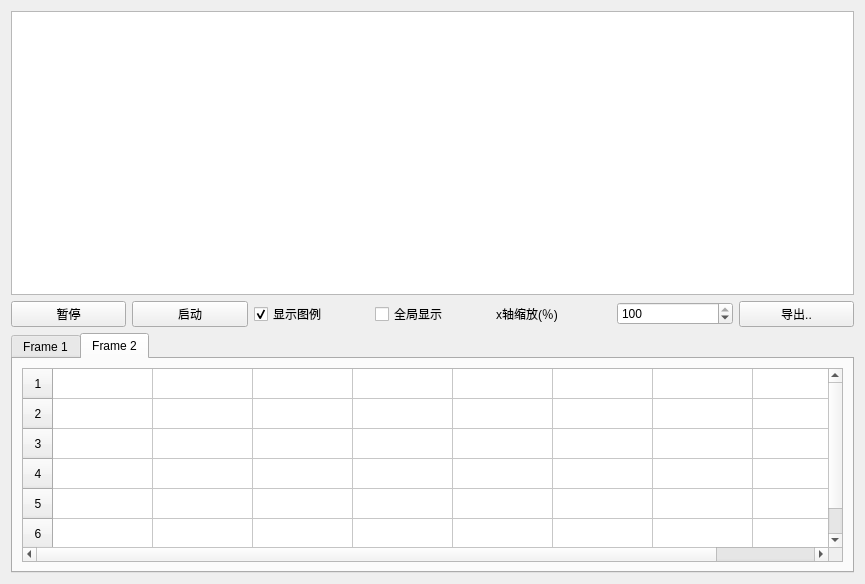
<?xml version="1.0" encoding="UTF-8"?>
<ui version="4.0">
 <class>WaveformViewer</class>
 <widget class="QWidget" name="WaveformViewer">
  <property name="geometry">
   <rect>
    <x>0</x>
    <y>0</y>
    <width>865</width>
    <height>584</height>
   </rect>
  </property>
  <property name="windowTitle">
   <string>Form</string>
  </property>
  <layout class="QGridLayout" name="gridLayout" rowstretch="4,0,0">
   <item row="2" column="0">
    <widget class="QTabWidget" name="tabWidget">
     <property name="currentIndex">
      <number>1</number>
     </property>
     <widget class="QWidget" name="tab">
      <attribute name="title">
       <string>Frame 1</string>
      </attribute>
      <layout class="QGridLayout" name="gridLayout_2">
       <item row="0" column="0">
        <widget class="QTableWidget" name="tableWidget">
         <property name="layoutDirection">
          <enum>Qt::LeftToRight</enum>
         </property>
         <property name="styleSheet">
          <string notr="true">QHeaderView::section:vertical{width:30px}</string>
         </property>
         <property name="gridStyle">
          <enum>Qt::SolidLine</enum>
         </property>
         <property name="sortingEnabled">
          <bool>false</bool>
         </property>
         <attribute name="horizontalHeaderVisible">
          <bool>false</bool>
         </attribute>
         <attribute name="horizontalHeaderCascadingSectionResizes">
          <bool>false</bool>
         </attribute>
         <attribute name="horizontalHeaderShowSortIndicator" stdset="0">
          <bool>false</bool>
         </attribute>
         <attribute name="horizontalHeaderStretchLastSection">
          <bool>true</bool>
         </attribute>
         <row>
          <property name="text">
           <string>1</string>
          </property>
          <property name="textAlignment">
           <set>AlignCenter</set>
          </property>
         </row>
         <row>
          <property name="text">
           <string>2</string>
          </property>
          <property name="textAlignment">
           <set>AlignCenter</set>
          </property>
         </row>
         <row>
          <property name="text">
           <string>3</string>
          </property>
          <property name="textAlignment">
           <set>AlignCenter</set>
          </property>
         </row>
         <row>
          <property name="text">
           <string>4</string>
          </property>
          <property name="textAlignment">
           <set>AlignCenter</set>
          </property>
         </row>
         <row>
          <property name="text">
           <string>5</string>
          </property>
          <property name="textAlignment">
           <set>AlignCenter</set>
          </property>
         </row>
         <row>
          <property name="text">
           <string>6</string>
          </property>
          <property name="textAlignment">
           <set>AlignCenter</set>
          </property>
         </row>
         <column>
          <property name="text">
           <string>名称</string>
          </property>
         </column>
         <column>
          <property name="text">
           <string>颜色</string>
          </property>
         </column>
         <column>
          <property name="text">
           <string>当前数值</string>
          </property>
         </column>
         <column>
          <property name="text">
           <string>最小值</string>
          </property>
         </column>
         <column>
          <property name="text">
           <string>最大值</string>
          </property>
         </column>
         <column>
          <property name="text">
           <string>滑动平均值</string>
          </property>
         </column>
         <column>
          <property name="text">
           <string>y轴偏移</string>
          </property>
         </column>
         <column>
          <property name="text">
           <string>y轴缩放</string>
          </property>
         </column>
         <item row="0" column="0">
          <property name="text">
           <string/>
          </property>
         </item>
        </widget>
       </item>
      </layout>
     </widget>
     <widget class="QWidget" name="tab_2">
      <attribute name="title">
       <string>Frame 2</string>
      </attribute>
      <layout class="QGridLayout" name="gridLayout_3">
       <item row="0" column="0">
        <widget class="QTableWidget" name="tableWidget_2">
         <property name="layoutDirection">
          <enum>Qt::LeftToRight</enum>
         </property>
         <property name="styleSheet">
          <string notr="true">QHeaderView::section:vertical{width:30px}</string>
         </property>
         <property name="gridStyle">
          <enum>Qt::SolidLine</enum>
         </property>
         <property name="sortingEnabled">
          <bool>false</bool>
         </property>
         <attribute name="horizontalHeaderVisible">
          <bool>false</bool>
         </attribute>
         <attribute name="horizontalHeaderCascadingSectionResizes">
          <bool>false</bool>
         </attribute>
         <attribute name="horizontalHeaderShowSortIndicator" stdset="0">
          <bool>false</bool>
         </attribute>
         <attribute name="horizontalHeaderStretchLastSection">
          <bool>true</bool>
         </attribute>
         <row>
          <property name="text">
           <string>1</string>
          </property>
          <property name="textAlignment">
           <set>AlignCenter</set>
          </property>
         </row>
         <row>
          <property name="text">
           <string>2</string>
          </property>
          <property name="textAlignment">
           <set>AlignCenter</set>
          </property>
         </row>
         <row>
          <property name="text">
           <string>3</string>
          </property>
          <property name="textAlignment">
           <set>AlignCenter</set>
          </property>
         </row>
         <row>
          <property name="text">
           <string>4</string>
          </property>
          <property name="textAlignment">
           <set>AlignCenter</set>
          </property>
         </row>
         <row>
          <property name="text">
           <string>5</string>
          </property>
          <property name="textAlignment">
           <set>AlignCenter</set>
          </property>
         </row>
         <row>
          <property name="text">
           <string>6</string>
          </property>
          <property name="textAlignment">
           <set>AlignCenter</set>
          </property>
         </row>
         <column>
          <property name="text">
           <string>名称</string>
          </property>
         </column>
         <column>
          <property name="text">
           <string>颜色</string>
          </property>
         </column>
         <column>
          <property name="text">
           <string>当前数值</string>
          </property>
         </column>
         <column>
          <property name="text">
           <string>最小值</string>
          </property>
         </column>
         <column>
          <property name="text">
           <string>最大值</string>
          </property>
         </column>
         <column>
          <property name="text">
           <string>滑动平均值</string>
          </property>
         </column>
         <column>
          <property name="text">
           <string>y轴偏移</string>
          </property>
         </column>
         <column>
          <property name="text">
           <string>y轴缩放</string>
          </property>
         </column>
         <item row="0" column="0">
          <property name="text">
           <string/>
          </property>
         </item>
        </widget>
       </item>
      </layout>
     </widget>
    </widget>
   </item>
   <item row="0" column="0">
    <widget class="QGraphicsView" name="graphicsView"/>
   </item>
   <item row="1" column="0">
    <layout class="QHBoxLayout" name="horizontalLayout">
     <item>
      <widget class="QPushButton" name="pushButton_resume">
       <property name="text">
        <string>暂停</string>
       </property>
       <property name="iconSize">
        <size>
         <width>24</width>
         <height>24</height>
        </size>
       </property>
      </widget>
     </item>
     <item>
      <widget class="QPushButton" name="pushButton_restart">
       <property name="text">
        <string>启动</string>
       </property>
       <property name="iconSize">
        <size>
         <width>24</width>
         <height>24</height>
        </size>
       </property>
      </widget>
     </item>
     <item>
      <widget class="QCheckBox" name="checkBox_legend">
       <property name="text">
        <string>显示图例</string>
       </property>
       <property name="checked">
        <bool>true</bool>
       </property>
      </widget>
     </item>
     <item>
      <widget class="QCheckBox" name="checkBox_viewall">
       <property name="text">
        <string>全局显示</string>
       </property>
      </widget>
     </item>
     <item>
      <widget class="QLabel" name="label_xscale">
       <property name="text">
        <string>x轴缩放(％)</string>
       </property>
      </widget>
     </item>
     <item>
      <widget class="QSpinBox" name="spinBox_xscale">
       <property name="minimum">
        <number>1</number>
       </property>
       <property name="maximum">
        <number>100</number>
       </property>
       <property name="value">
        <number>100</number>
       </property>
      </widget>
     </item>
     <item>
      <widget class="QPushButton" name="pushButton_export">
       <property name="text">
        <string>导出..</string>
       </property>
      </widget>
     </item>
    </layout>
   </item>
  </layout>
 </widget>
 <resources/>
 <connections/>
</ui>
